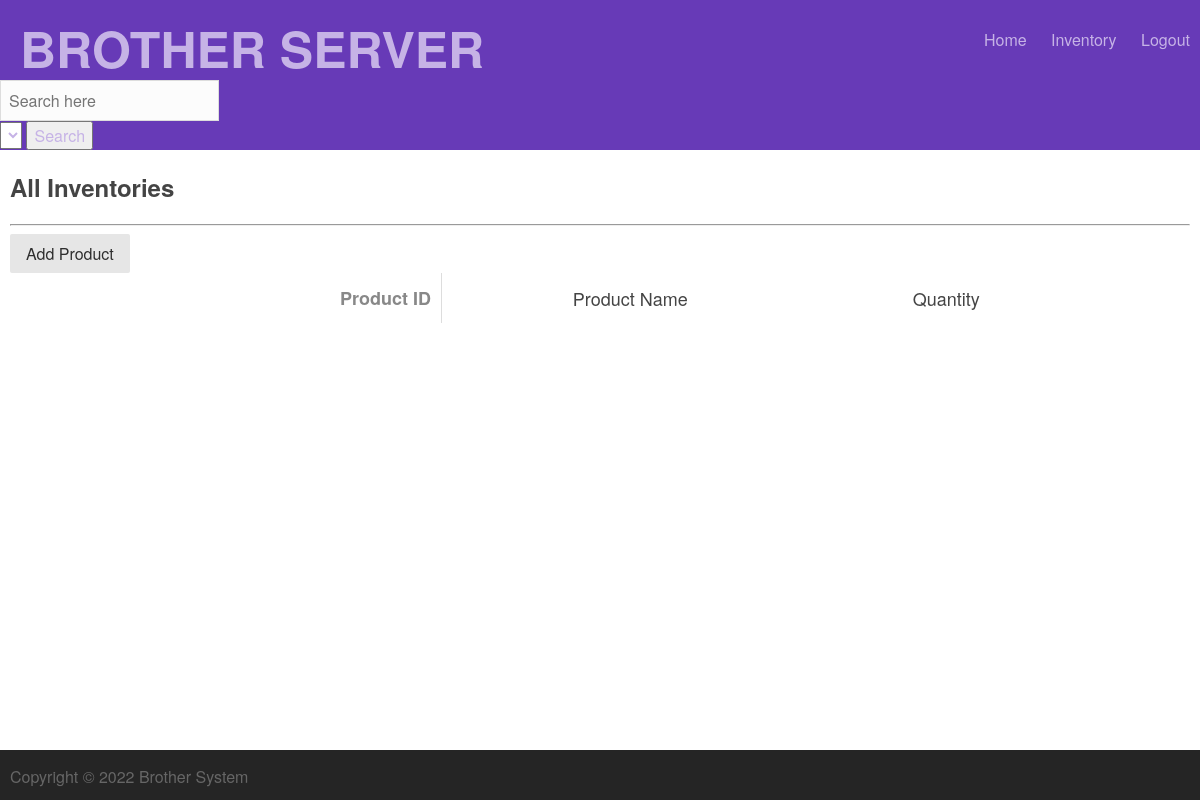
/inventories (signed in), run on an earlier commit of the app's database.
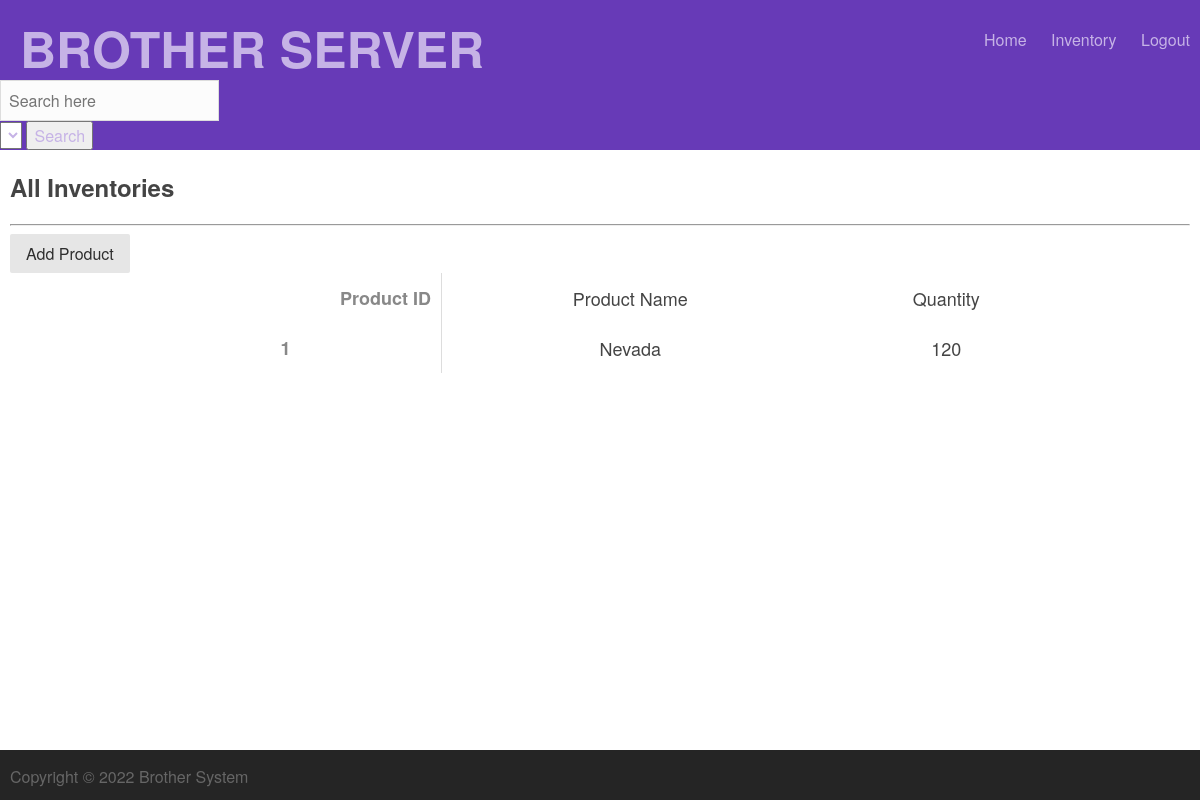
And on a later commit of the database.
### tables this page shows
CREATE TABLE Inventory(
            inventory_id INT,
            itemname TEXT,
            quantity INT);

### run.py (the view)
@app.route('/inventories')
def list_inventories():
    page['title'] = 'List Inventories'
    allinventories = None
    allinventories = myDatabase.select_all_inventories()
    if allinventories == None:
        allinventories = []
    print(allinventories)
    return render_template("listitems/listinventories.html",
                            session=session,
                            page=page,
                            user=user_details,
                            allinventories=allinventories)

### database.py (called while the page is built)
    def execute(self, sql_string):
        out = None
        for string in sql_string.split(";"):
            try:
                out = self.cur.execute(string)
            except sqlite3.DatabaseError as e:
                print("database error:{}".format(e))
                pass
        return out

    def select_all_inventories(self):
        sql_query = """
                SELECT inventory_id, itemname, quantity
                FROM Inventory
                ORDER BY inventory_id
            """
        result = []
        self.execute(sql_query)
        cols = [a[0] for a in self.cur.description]
        returning = self.cur.fetchall()
        for row in returning:
            result.append({a:b for a,b in zip(cols, row)})
        return result

### templates/listitems/listinventories.html
{% include 'top.html' %}
<div class="content">
    <div class="container details">
        <h2 class="title"> All Inventories</h2>
        <hr/>
        {% if session.logged_in %}
        <a class="pure-button" href="{{ url_for('add_inventory')}}">Add Product</a>
        {% endif %}
        <div>
            <table class="styled">
                <thead>
                    <tr>
                        <td>Product ID</td>
                        <td>Product Name</td>
                        <td>Quantity</td>
                    </tr>
                </thead>
                <tbody>
                    {% for instance in allinventories %}
                        <tr class="clickable-tr" data-href="{{ url_for('single_inventory', inventory_id=instance.inventory_id)}}">
                            <td style="text-align: center">{{ instance.inventory_id }}</td>
                            <td>{{ instance.itemname }}</td>
                            <td>{{ instance.quantity }}</td>
                        </tr>
                    {% endfor %}
                </tbody>
            </table>
        </div>
    </div>
</div>
{% include 'bottom.html'%}

### templates/top.html (shortened to what this page needs)
<!DOCTYPE html>
<html>
    <head>
        <link rel="stylesheet" type="text/css" href="{{ url_for('static', filename='css/pure.css') }}">
        <link rel="stylesheet" type="text/css" href="{{ url_for('static', filename='css/grid.css') }}">
        <link rel="stylesheet" type="text/css" href="{{ url_for('static', filename='css/main.css') }}">
    </head>
    <body>
        <div class="body-container">
            <header class="page-header">
                <div class="container">
                    <div class="title">
                        <a href="/"><span class="inner"></span></a>
                    </div>
                    <ul class="page-nav">
                    {% if session.logged_in %}
                        <li><a href="{{ url_for('home') }}"> <span style="text-transform:capitalize">Home</span> </a></li>
                        <li><a href="{{ url_for('list_inventories') }}"> <span style="text-transform:capitalize">Inventory</span> </a></li>
                        <li><a href="{{ url_for('logout') }}"> <span style="text-transform:capitalize">Logout</span> </a></li>
                    {% endif %}
                    </ul>
                </div>
                {% if session.logged_in %}
                    <div>
                        <form name="searchform" class="Search" method="POST" action="" onsubmit="getsearchtarget()" >
                            <input type="text" name="searchterm"  list="fuzzy-suggestion"  placeholder="Search here" autofocus required>
                            <br/>
                            <select id="searchtarget" name="searchtarget">
                            </select>
                            <button type="submit">Search</button>
                        </form>
                    </div>
                {% endif %}
            </header>

### templates/bottom.html (shortened to what this page needs)
    </div>
    <footer class="page-footer">
        <div class="container">
            <div class="pure-g">
                <div class="pure-u-1 pure-u-md-1-2">
                    <ul>
                        <li><span>Copyright &copy; 2022 Brother System</span></li>
                    </ul>
                </div>
            </div>
        </div>
    </footer>
</body>
</html>

### static/css/pure.css (style rules this page uses)
html { font-family: sans-serif; -ms-text-size-adjust: 100%; -webkit-text-size-adjust: 100%; }
body { margin: 0; }
article, aside, details, figcaption, figure, footer, header, hgroup, main, menu, nav, section, summary { display: block; }
a { background-color: transparent; }
hr { box-sizing: content-box; height: 0; }
button, input, optgroup, select, textarea { color: inherit; font: inherit; margin: 0; }
button { overflow: visible; }
button, select { text-transform: none; }
button, html input[type="button"], input[type="reset"], input[type="submit"] { -webkit-appearance: button; cursor: pointer; }
input { line-height: normal; }
table { border-collapse: collapse; border-spacing: 0; }
td, th { padding: 0; }
.pure-g { letter-spacing: -0.31em; *letter-spacing: normal; *word-spacing: -0.43em; text-rendering: optimizespeed; font-family: FreeSans, Arimo, "Droid Sans", Helvetica, Arial, sans-serif; display: -webkit-flex; -webkit-flex-flow: row wrap; display: -ms-flexbox; -ms-flex-flow: row wrap; -ms-align-content: flex-start; -webkit-align-content: flex-start; align-content: flex-start; }
.pure-g [class *= "pure-u"] { font-family: sans-serif; }
.pure-u-1, .pure-u-1-1, .pure-u-1-2, .pure-u-1-3, .pure-u-2-3, .pure-u-1-4, .pure-u-3-4, .pure-u-1-5, .pure-u-2-5, .pure-u-3-5, .pure-u-4-5, .pure-u-5-5, .pure-u-1-6, .pure-u-5-6, .pure-u-1-8, .pure-u-3-8, .pure-u-5-8, .pure-u-7-8, .pure-u-1-12, .pure-u-5-12, .pure-u-7-12, .pure-u-11-12, .pure-u-1-24, .pure-u-2-24, .pure-u-3-24, .pure-u-4-24, .pure-u-5-24, .pure-u-6-24, .pure-u-7-24, .pure-u-8-24, .pure-u-9-24, .pure-u-10-24, .pure-u-11-24, .pure-u-12-24, .pure-u-13-24, .pure-u-14-24, .pure-u-15-24, .pure-u-16-24, .pure-u-17-24, .pure-u-18-24, .pure-u-19-24, .pure-u-20-24, .pure-u-21-24, .pure-u-22-24, .pure-u-23-24, .pure-u-24-24 { display: inline-block; *display: inline; zoom: 1; letter-spacing: normal; word-spacing: normal; vertical-align: top; text-rendering: auto; }
.pure-u-1, .pure-u-1-1, .pure-u-5-5, .pure-u-24-24 { width: 100%; }
.pure-button { display: inline-block; zoom: 1; line-height: normal; white-space: nowrap; vertical-align: middle; text-align: center; cursor: pointer; -webkit-user-drag: none; -webkit-user-select: none; -moz-user-select: none; -ms-user-select: none; user-select: none; -webkit-box-sizing: border-box; -moz-box-sizing: border-box; box-sizing: border-box; }
.pure-button { font-family: inherit; font-size: 100%; padding: 0.5em 1em; color: #444; color: rgba(0, 0, 0, 0.80); border: 1px solid #999; border: none rgba(0, 0, 0, 0); background-color: #E6E6E6; text-decoration: none; border-radius: 2px; }

### static/css/grid.css (style rules this page uses)
@media screen and (min-width: 48em) { .pure-u-md-1, .pure-u-md-1-1, .pure-u-md-1-2, .pure-u-md-1-3, .pure-u-md-2-3, .pure-u-md-1-4, .pure-u-md-3-4, .pure-u-md-1-5, .pure-u-md-2-5, .pure-u-md-3-5, .pure-u-md-4-5, .pure-u-md-5-5, .pure-u-md-1-6, .pure-u-md-5-6, .pure-u-md-1-8, .pure-u-md-3-8, .pure-u-md-5-8, .pure-u-md-7-8, .pure-u-md-1-12, .pure-u-md-5-12, .pure-u-md-7-12, .pure-u-md-11-12, .pure-u-md-1-24, .pure-u-md-2-24, .pure-u-md-3-24, .pure-u-md-4-24, .pure-u-md-5-24, .pure-u-md-6-24, .pure-u-md-7-24, .pure-u-md-8-24, .pure-u-md-9-24, .pure-u-md-10-24, .pure-u-md-11-24, .pure-u-md-12-24, .pure-u-md-13-24, .pure-u-md-14-24, .pure-u-md-15-24, .pure-u-md-16-24, .pure-u-md-17-24, .pure-u-md-18-24, .pure-u-md-19-24, .pure-u-md-20-24, .pure-u-md-21-24, .pure-u-md-22-24, .pure-u-md-23-24, .pure-u-md-24-24 { display: inline-block; *display: inline; zoom: 1; letter-spacing: normal; word-spacing: normal; vertical-align: top; text-rendering: auto; } }
@media screen and (min-width: 48em) { .pure-u-md-1-2, .pure-u-md-12-24 { width: 50%; *width: 49.9690%; } }

What changed in the data, as far as the page shows it:
added Inventory: inventory_id "1", itemname "Nevada", quantity "120"
